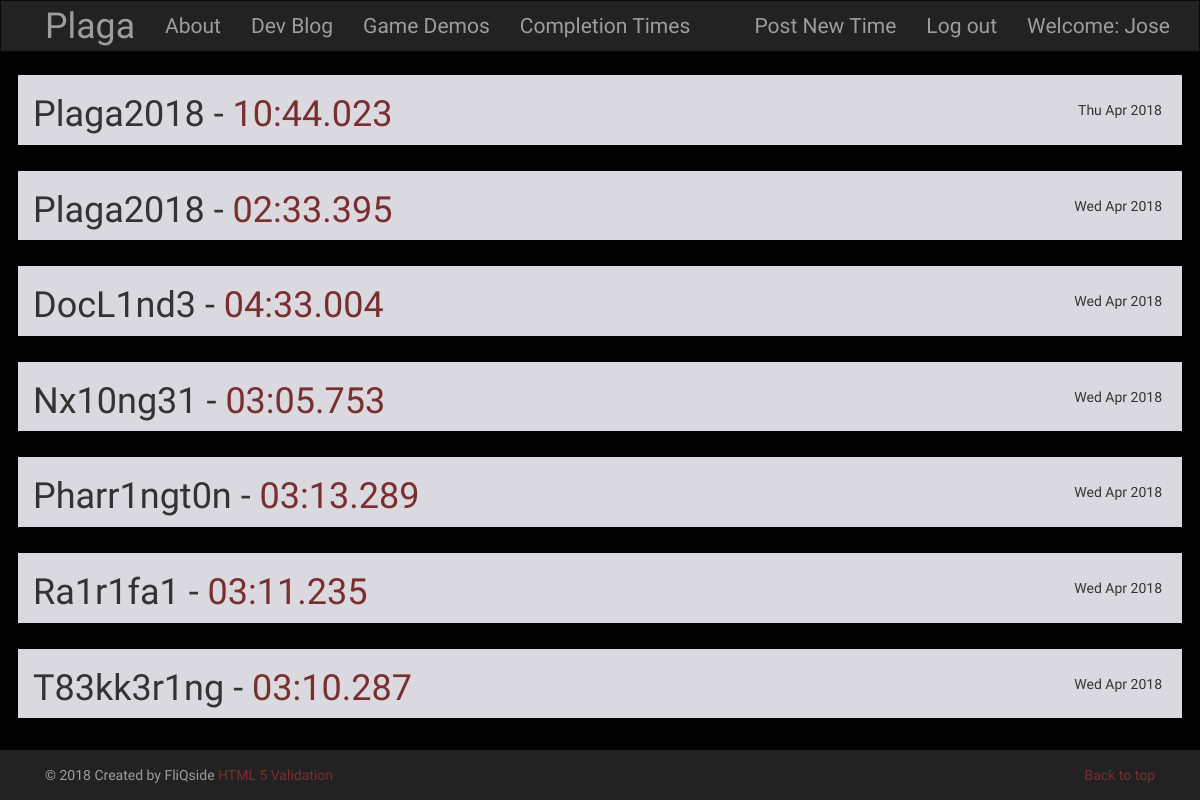
Page /post/ (signed in) on the committed database.
### blog/models.py (models this page shows, shortened)
class Post(models.Model):
    author = models.ForeignKey('auth.User')
    title = models.CharField(max_length=200)
    text = models.TextField()
    created_date = models.DateTimeField(default=timezone.now)
    published_date = models.DateTimeField(blank=True, null=True)
    def approve_comments(self):
        return self.comments.filter(approved_comment=True)

### blog/views.py (the view)
# urls.py: url(r'^post/$',views.PostListView.as_view(),name='post_list'),
class PostListView(ListView):
    model = Post
    def get_queryset(self):
        return Post.objects.filter(published_date__lte=timezone.now()).order_by('-published_date')

### blog/templates/blog/post_list.html
{% extends 'blog/base.html' %}
{% block content %}
  {% for post in post_list %}
    <div class="row post plagatron">
      <h1 class="col-md-9 push-md-3">{{ post.author }} - <span style="color:#7a2f2f;">{{ post.title }}</span></h1>
      <div style="float:right; margin-top:25px; margin-right:20px;">
          <p class="date">{{ post.published_date|date:"D M Y"}}
          </p>
      </div>
    </div>
  {% endfor %}
{% endblock %}

### blog/templates/blog/base.html (shortened to what this page needs)
<!DOCTYPE html>
{% load staticfiles %}
<html>
    <head>
        <link rel="stylesheet" href="https://maxcdn.bootstrapcdn.com/bootstrap/3.3.7/css/bootstrap.min.css">
        <link rel="stylesheet" href="//cdn.jsdelivr.net/medium-editor/latest/css/medium-editor.min.css" type="text/css" media="screen" charset="utf-8">
        <link rel="stylesheet" href="{% static 'css/blog.css' %}">
<body id="plaga_body">
  <nav class="navbar navbar-default navbar-inverse custom-navbar plagafont">
    <div class="container">
      <ul class="nav navbar-nav">
        <li><a class='navbar-header plagafontred' href="{% url 'index' %}">Plaga</a></li>
        <li><a href="{% url 'about' %}">About</a></li>
        <li> <a href="{% url 'dev_blog' %}">Dev Blog</a></li>
        <li><a href="{% url 'demos' %}">Game Demos</a></li>
        <li><a href="{% url 'post_list' %}">Completion Times</a></li>
      </ul>
      <ul class="nav navbar-nav navbar-right">
        {% if user.is_authenticated %}
        <li>
          <a href="{% url 'post_new' %}" >Post New Time</a>
        </li>
        <li>
          <a href="{% url 'logout' %}" >Log out</a>
        </li>
        <li>
          <a >Welcome: {{ user.username }}</a>
        </li>
          {% else %}
          <li><a class='nav navbar-right' href="{% url 'login' %}" ><span class="glyphicon glyphicon-user"></span></a></li>
        {% endif %}
      </ul>
  </div>
</nav>
<div class="container">
      {% block content %}
      {% endblock %}
</div>
<div class="navbar navbar-default navbar-fixed-bottom navbar-inverse">
    <div class="container">
      <p class="navbar-text pull-left">© 2018 Created by FliQside
           <a href="http://tinyurl.com/tbvalid" target="_blank" >HTML 5 Validation</a>
      </p>
      <p class="navbar-text pull-right">
        <a href="#">Back to top</a>
      </p>
    </div>
</div>
</body>
</html>

### blog/static/css/blog.css (style rules this page uses)
html, body { background-color: black; font-family: 'IM Fell English SC', serif; height: 100%; }
.plagatron { background-color: rgb(219, 217, 224); border:solid black 3px; margin-top:20px; margin-bottom: auto; }
.plagafont { color: black; font-size: 1.5em; }
.plagafontred { color: #7a2f2f; font-size: 1.7em; }
.navbar { margin-bottom: 0; border-radius: 0; }
a:link { color:#7a2f2f; }

### rows in the picture
Post: author "Plaga2018", title "10:44.023", published_date "Thu Apr 2018"
Post: author "Plaga2018", title "02:33.395", published_date "Wed Apr 2018"
Post: author "DocL1nd3", title "04:33.004", published_date "Wed Apr 2018"
Post: author "Nx10ng31", title "03:05.753", published_date "Wed Apr 2018"
Post: author "Pharr1ngt0n", title "03:13.289", published_date "Wed Apr 2018"
Post: author "Ra1r1fa1", title "03:11.235", published_date "Wed Apr 2018"
Post: author "T83kk3r1ng", title "03:10.287", published_date "Wed Apr 2018"

### other values in the picture
{{ user.username }} "Jose"
